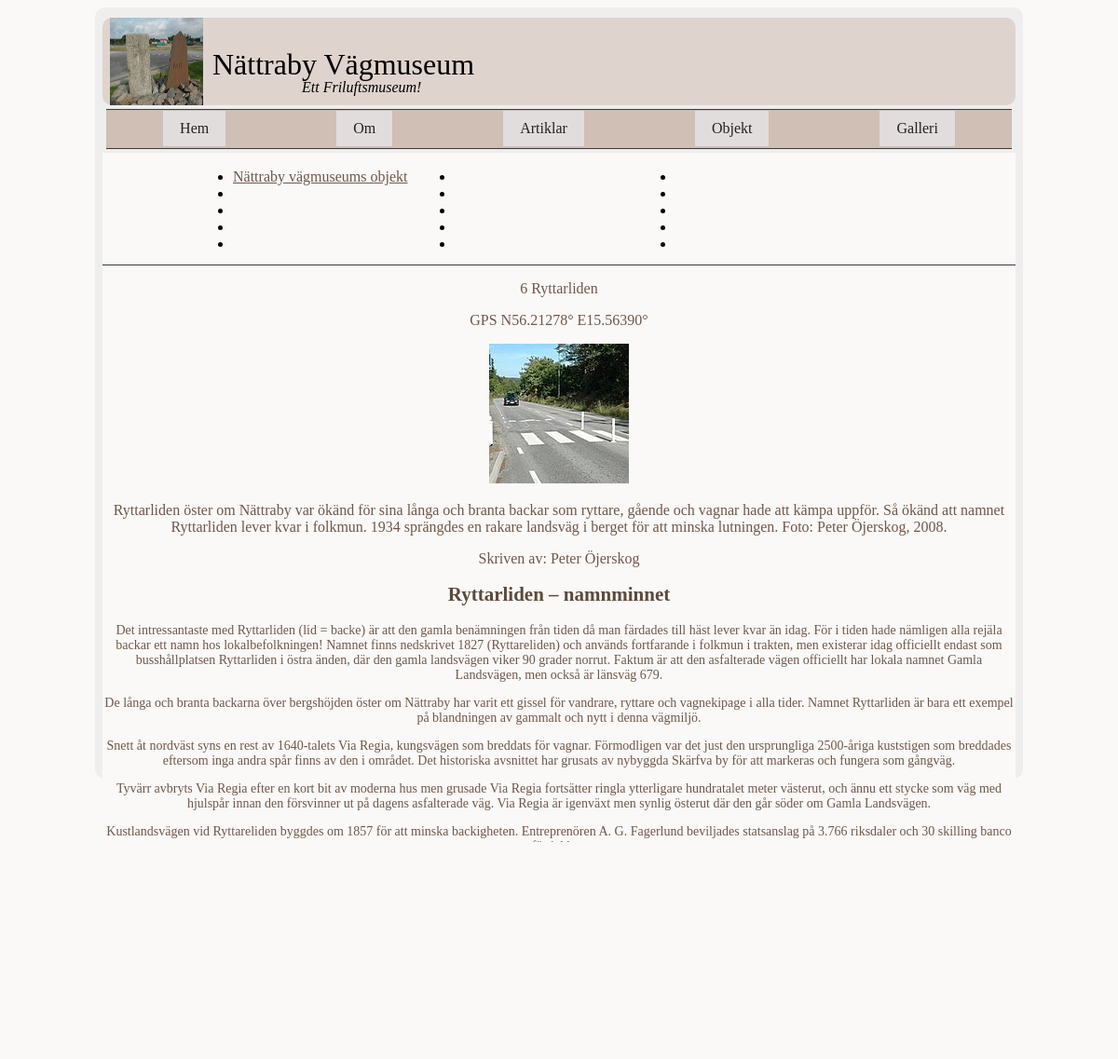
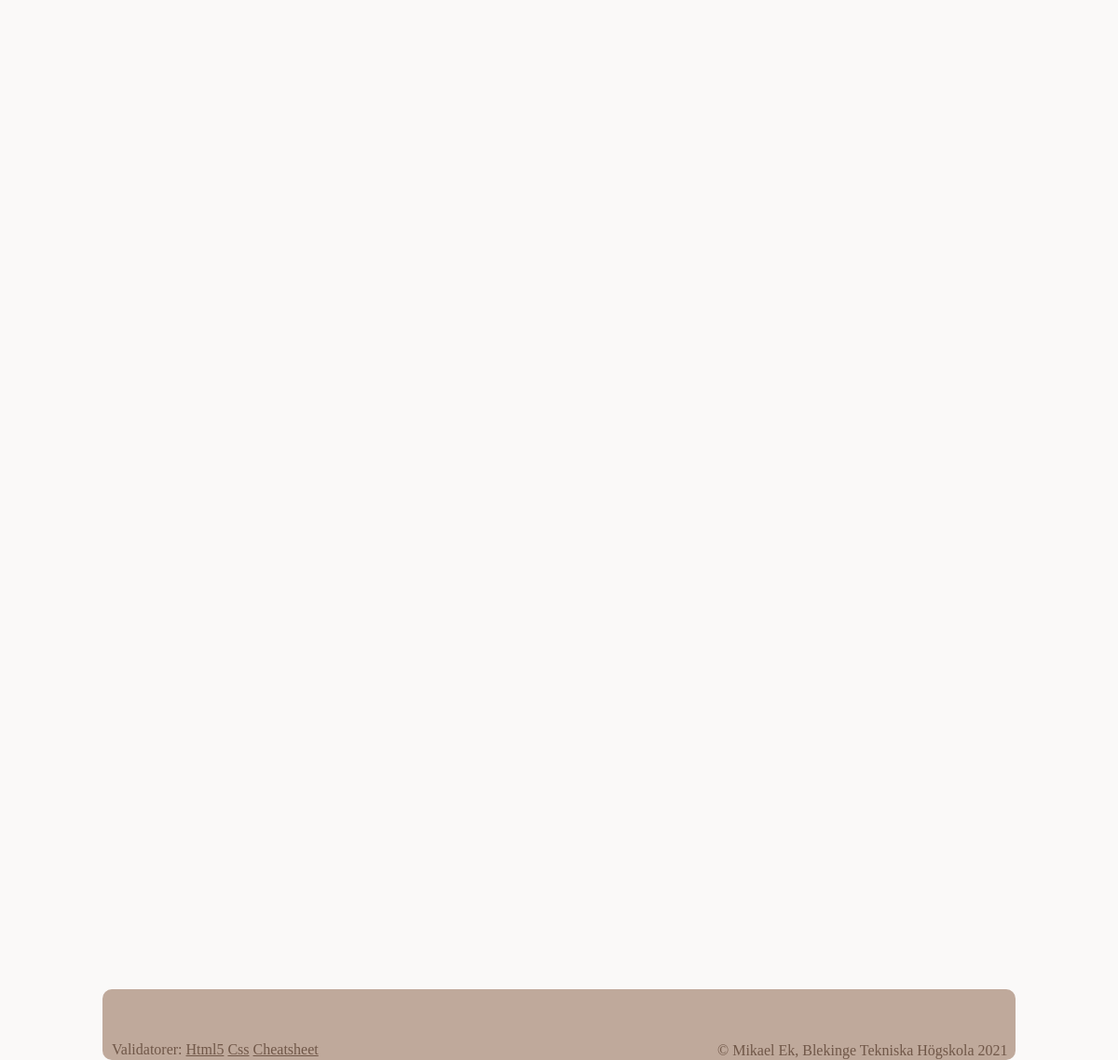
The page /object.php?page=object6 on the database its author committed (2 pictures, top to bottom).
### tables this page shows
CREATE TABLE object(
  id INT,
  name TEXT,
  title TEXT,
  data TEXT,
  author TEXT,
  gps TEXT,
  mapImage TEXT,
  image1 TEXT,
  image1Alt TEXT,
  image1Text,
  TEXT,
  image2 TEXT,
  image2Alt TEXT,
  image2Text TEXT
);

### object.php (called while the page is built, shortened)
<?php
require __DIR__ . "/incl/header.php";
require __DIR__ . "/incl/multipage.php";
require __DIR__ . "/incl/footer.php";

### object/object6.php (the view, shortened to what this page needs)
<?php
$fileName = __DIR__ . "/../db/nvm2.sqlite";
$dsn = "sqlite:$fileName";
$db = connectToDatabase($dsn);
$sql = "SELECT * FROM object WHERE id = 8 ";
$stmt = $db->prepare($sql);
$stmt->execute();
$res = $stmt->fetchAll(PDO::FETCH_ASSOC);
$rows = null;
foreach ($res as $row) {
    $rows .= "<tr>";
    $rows .= "<td>{$row['name']}</td>";
    $rows .= "<td>{$row['title']}</td>";
    $rows .= "<td>{$row['data']}</td>";
    $rows .= "<td>{$row['author']}</td>";
    $rows .= "<td>{$row['gps']}</td>";
    $rows .= "<td>{$row['mapImage']}</td>";
    $rows .= "<td>{$row['image1']}</td>";
    $rows .= "<td>{$row['image1Alt']}</td>";
    $rows .= "<td>{$row['image1Text']}</td>";
    $rows .= "<td>{$row['TEXT']}</td>";
    $rows .= "<td>{$row['image2']}</td>";
    $rows .= "<td>{$row['image2Alt']}</td>";
    $rows .= "<td>{$row['image2Text']}</td>";
    $rows .= "</tr>\n";
}
?>
<div class="intro">
    <p><?php echo substr($row['title'], 1) ?></p>
    <p><?php echo $row['gps'] ?></p>
    <p><img src="img/150x150/<?php echo $row['image1'] ?>" alt=""></p>
    <p class="image-text"><?php echo $row['image1Text'] ?></p>
    <p class=" author">Skriven av: <?php echo $row['author'] ?></p>
</div>
<div class="text-data">
    <p><?php echo $row['data'] ?></p>
</div>

### css/style.css (style rules this page uses)
html { background-color: #faf9f8; }
p { color: #705748; }
h1, h2 { color:#5d493c }
body { margin: 8px auto; padding: 8px; width: 980px; min-height: 800px; max-height: 800px; background-color: #eee; border-radius: 10px; padding-bottom: 20px; }
.intro { text-align: center; }
.text-data { text-align: center; font-size: 14px; }

### rows shown on the page
object: title "6 Ryttarliden", gps "GPS N56.21278° E15.56390°", image1 (picture), image1Text "Ryttarliden öster om Nättraby var ökänd för sina långa och branta backar som ryttare, gående och vagnar hade att kämpa uppför. Så ökänd att namnet Ryttarliden lever kvar i folkmun. 1934 sprängdes en rakare landsväg i berget för att minska lutningen. Foto: Peter Öjerskog, 2008.", author "Peter Öjerskog", data "Ryttarliden – namnminnet Det intressantaste med Ryttarliden (lid = backe) är att den gamla benämningen från tiden då man färdades till häst lever kvar än idag. För i tiden hade nämligen alla rejäla backar ett namn hos lokalbefolkningen! Namnet finns nedskrivet 1827 (Ryttareliden) och används fortfarande i folkmun i trakten, men existerar idag officiellt endast som busshållplatsen Ryttarliden i östra änden, där den gamla landsvägen viker 90 grader norrut. Faktum är att den asfalterade vägen officiellt har lokala namnet Gamla Landsvägen, men också är länsväg 679. De långa och branta backarna över bergshöjden öster om Nättraby har varit ett gissel för vandrare, ryttare och vagnekipage i alla…"

### other values the page prints
$value["title"] "Nättraby vägmuseums objekt"
